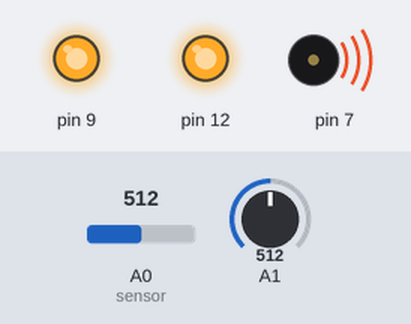
This sketch was run on a simulated Arduino Uno, built with avr-gcc and run on an emulated ATmega328P. Shown: output pins drawn as LEDs (lit = HIGH), buzzer (waves = sounding). Inputs (shaded band) come from the test bench; at power-on: A0 (sensor) = 512, A1 = 512.

Above: at 0.1 s.
Timing chart, 0 to 1.6 s (numbered marks = the images above):
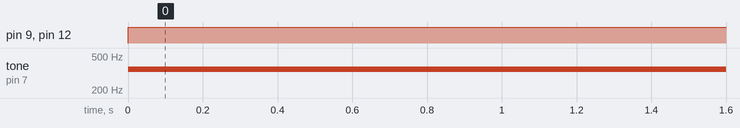

The sketch:

detector-incendio.ino
```cpp
int sensorDeGas = 0;
int sensorDeTemperatura = 0;

void setup ( ) {
	pinMode (A0, INPUT);
  	pinMode (9, OUTPUT);
  	pinMode (12, OUTPUT);
  	pinMode (A1, INPUT);
}

void loop ( ) {
  sensorDeGas = analogRead(A0); //leitura do pino analógico conectado ao sensor de gás
  if (sensorDeGas >= 150) {
    tone(7, 349, 2000); //som de frequência 349 Hz será produzido
    digitalWrite(9, HIGH); //LED vermelho irá acender
  }

  sensorDeTemperatura = analogRead(A1);
  if (sensorDeTemperatura >= 50) {
    tone(7, 349, 2000);
    digitalWrite(12, HIGH);
  }
  delay(1000);
}

    
```

Measured:
- by itself, pin 9, pin 12: LOW → HIGH at 0.00 s
- by itself, tone on pin 7: silent → 349 Hz at 0.00 s
